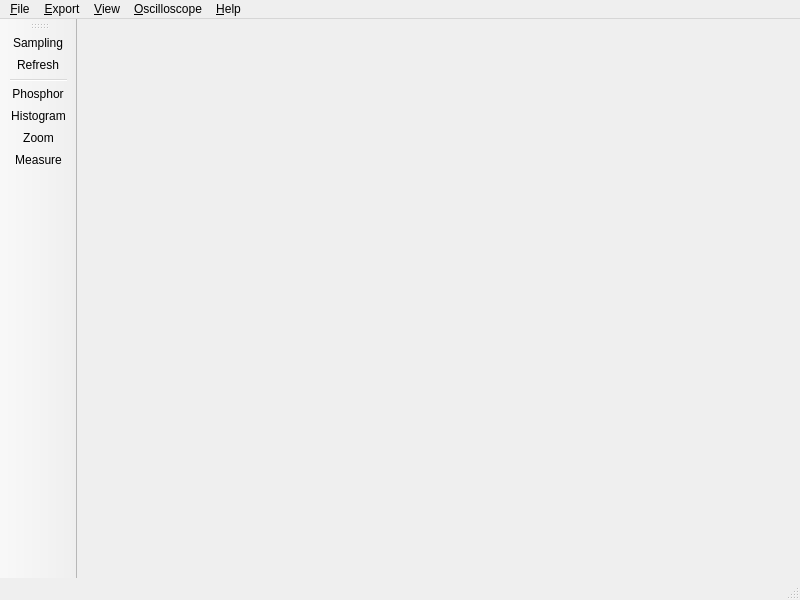
<?xml version="1.0" encoding="UTF-8"?>
<ui version="4.0">
 <class>MainWindow</class>
 <widget class="QMainWindow" name="MainWindow">
  <property name="enabled">
   <bool>true</bool>
  </property>
  <property name="geometry">
   <rect>
    <x>0</x>
    <y>0</y>
    <width>800</width>
    <height>600</height>
   </rect>
  </property>
  <property name="windowTitle">
   <string>MainWindow</string>
  </property>
  <widget class="QWidget" name="centralwidget"/>
  <widget class="QMenuBar" name="menubar">
   <property name="geometry">
    <rect>
     <x>0</x>
     <y>0</y>
     <width>800</width>
     <height>30</height>
    </rect>
   </property>
   <widget class="QMenu" name="menuFile">
    <property name="title">
     <string>&amp;File</string>
    </property>
    <addaction name="actionOpen"/>
    <addaction name="actionSave"/>
    <addaction name="actionSave_as"/>
    <addaction name="separator"/>
    <addaction name="actionExit"/>
   </widget>
   <widget class="QMenu" name="menuView">
    <property name="title">
     <string>&amp;View</string>
    </property>
    <addaction name="actionSampling"/>
    <addaction name="actionRefresh"/>
    <addaction name="separator"/>
    <addaction name="actionPhosphor"/>
    <addaction name="actionHistogram"/>
    <addaction name="actionZoom"/>
    <addaction name="actionMeasure"/>
   </widget>
   <widget class="QMenu" name="menuOscilloscope">
    <property name="title">
     <string>&amp;Oscilloscope</string>
    </property>
    <addaction name="actionSettings"/>
    <addaction name="actionShowCalibrationFolder"/>
    <addaction name="actionPrepareEEPROMCalibrationDryRun"/>
    <addaction name="separator"/>
    <addaction name="actionCalibrateOffset"/>
    <addaction name="separator"/>
    <addaction name="actionManualCommand"/>
   </widget>
   <widget class="QMenu" name="menuHelp">
    <property name="title">
     <string>&amp;Help</string>
    </property>
    <addaction name="actionUserManual"/>
    <addaction name="actionCalibrationGuide"/>
    <addaction name="actionAboutModification"/>
    <addaction name="separator"/>
    <addaction name="actionACmodification"/>
    <addaction name="actionFrequencyGeneratorModification"/>
    <addaction name="separator"/>
    <addaction name="actionAbout"/>
    <addaction name="actionAboutQt"/>
   </widget>
   <widget class="QMenu" name="menuExport">
    <property name="title">
     <string>&amp;Export</string>
    </property>
   </widget>
   <addaction name="menuFile"/>
   <addaction name="menuExport"/>
   <addaction name="menuView"/>
   <addaction name="menuOscilloscope"/>
   <addaction name="menuHelp"/>
  </widget>
  <widget class="QStatusBar" name="statusbar"/>
  <widget class="QToolBar" name="toolBar">
   <property name="windowTitle">
    <string>toolBar</string>
   </property>
   <attribute name="toolBarArea">
    <enum>LeftToolBarArea</enum>
   </attribute>
   <attribute name="toolBarBreak">
    <bool>false</bool>
   </attribute>
   <addaction name="actionSampling"/>
   <addaction name="actionRefresh"/>
   <addaction name="separator"/>
   <addaction name="actionPhosphor"/>
   <addaction name="actionHistogram"/>
   <addaction name="actionZoom"/>
   <addaction name="actionMeasure"/>
  </widget>
  <action name="actionOpen">
   <property name="text">
    <string>&amp;Open Settings ..</string>
   </property>
   <property name="shortcut">
    <string>Ctrl+O</string>
   </property>
  </action>
  <action name="actionSave">
   <property name="text">
    <string>&amp;Save Settings</string>
   </property>
   <property name="shortcut">
    <string>Ctrl+S</string>
   </property>
  </action>
  <action name="actionSave_as">
   <property name="text">
    <string>Save Settings &amp;As ..</string>
   </property>
  </action>
  <action name="actionExit">
   <property name="text">
    <string>&amp;Exit</string>
   </property>
   <property name="shortcut">
    <string>Ctrl+Q</string>
   </property>
  </action>
  <action name="actionSampling">
   <property name="checkable">
    <bool>true</bool>
   </property>
   <property name="text">
    <string>S&amp;ampling</string>
   </property>
   <property name="shortcut">
    <string>Space</string>
   </property>
  </action>
  <action name="actionRefresh">
   <property name="checkable">
    <bool>false</bool>
   </property>
   <property name="text">
    <string>&amp;Refresh</string>
   </property>
  </action>
  <action name="actionPhosphor">
   <property name="checkable">
    <bool>true</bool>
   </property>
   <property name="text">
    <string>&amp;Phosphor</string>
   </property>
  </action>
  <action name="actionHistogram">
   <property name="checkable">
    <bool>true</bool>
   </property>
   <property name="text">
    <string>&amp;Histogram</string>
   </property>
  </action>
  <action name="actionZoom">
   <property name="checkable">
    <bool>true</bool>
   </property>
   <property name="text">
    <string>&amp;Zoom</string>
   </property>
  </action>
  <action name="actionMeasure">
   <property name="checkable">
    <bool>true</bool>
   </property>
   <property name="text">
    <string>&amp;Measure</string>
   </property>
  </action>
  <action name="actionDocking_windows">
   <property name="text">
    <string>Docking windows</string>
   </property>
  </action>
  <action name="actionToolbars">
   <property name="text">
    <string>Toolbars</string>
   </property>
  </action>
  <action name="actionUserManual">
   <property name="text">
    <string>&amp;User Manual (Original Project)</string>
   </property>
  </action>
  <action name="actionCalibrationGuide">
   <property name="text">
    <string>&amp;Calibration &amp;&amp; EEPROM Safety Guide ..</string>
   </property>
  </action>
  <action name="actionAboutModification">
   <property name="menuRole">
    <enum>QAction::NoRole</enum>
   </property>
   <property name="text">
    <string>About This Intel &amp;macOS Modification</string>
   </property>
  </action>
  <action name="actionAbout">
   <property name="menuRole">
    <enum>QAction::NoRole</enum>
   </property>
   <property name="text">
    <string>&amp;About ..</string>
   </property>
  </action>
  <action name="actionAboutQt">
   <property name="menuRole">
    <enum>QAction::NoRole</enum>
   </property>
   <property name="text">
    <string>About &amp;Qt..</string>
   </property>
  </action>
  <action name="actionSettings">
   <property name="text">
    <string>&amp;Settings ..</string>
   </property>
  </action>
  <action name="actionShowCalibrationFolder">
   <property name="text">
    <string>Show Calibration &amp;Folder ..</string>
   </property>
  </action>
  <action name="actionPrepareEEPROMCalibrationDryRun">
   <property name="text">
    <string>EEPROM Calibration &amp;Safety ..</string>
   </property>
  </action>
  <action name="actionCalibrateOffset">
   <property name="checkable">
    <bool>true</bool>
   </property>
   <property name="text">
    <string>Calibrate &amp;Offset</string>
   </property>
  </action>
  <action name="actionManualCommand">
   <property name="checkable">
    <bool>true</bool>
   </property>
   <property name="text">
    <string>&amp;Manual command</string>
   </property>
  </action>
  <action name="actionACmodification">
   <property name="text">
    <string>AC &amp;Modification</string>
   </property>
  </action>
  <action name="actionFrequencyGeneratorModification">
   <property name="text">
    <string>&amp;Frequency Generator Modification</string>
   </property>
  </action>
 </widget>
 <resources/>
 <connections/>
</ui>
